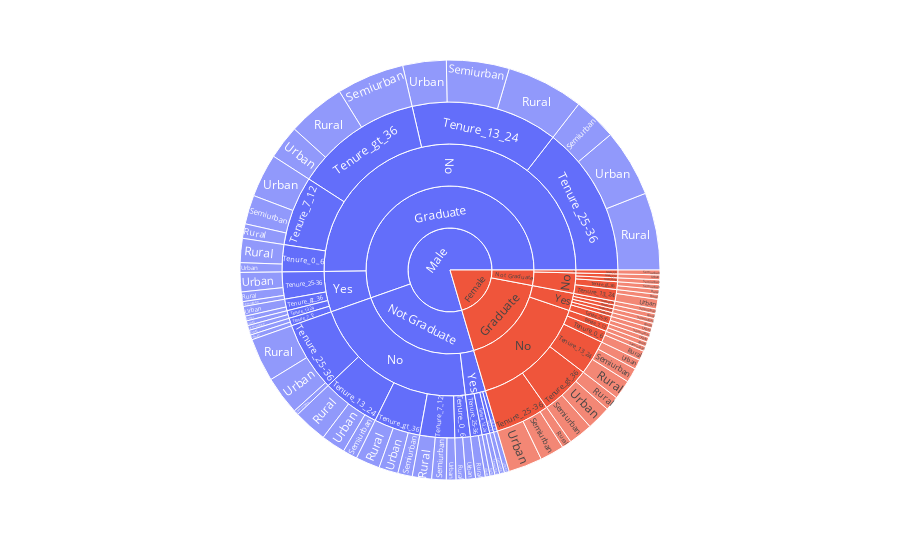

Notebook code for this chart:
### Code cell
fig = px.sunburst(Bank_Yes, path=["Gender",'Education','Self_Employed',
                                    'Tenure_group','Property_Area'])
fig.show()

### Figure 1 — Plotly figure (JSON) as saved in the notebook; plotly's stock layout.template omitted (floating-point values rounded to 4 significant figures)
{"data": [{"branchvalues": "total", "domain": {"x": [0, 1], "y": [0, 1]}, "hovertemplate": "labels=%{label}<br>count=%{value}<br>parent=%{parent}<br>id=%{id}<extra></extra>", "ids": ["Female/Graduate/No/Tenure_0_6/Rural", "Male/Graduate/No/Tenure_0_6/Rural", "Male/Not Graduate/No/Tenure_0_6/Rural", "Female/Graduate/Yes/Tenure_0_6/Rural", "Female/Graduate/No/Tenure_13_24/Rural", "Male/Graduate/No/Tenure_13_24/Rural", "Female/Not Graduate/No/Tenure_13_24/Rural", "Male/Not Graduate/No/Tenure_13_24/Rural", "Male/Graduate/Yes/Tenure_13_24/Rural", "Male/Not Graduate/Yes/Tenure_13_24/Rural", "Female/Graduate/No/Tenure_25-36/Rural", "Male/Graduate/No/Tenure_25-36/Rural", "Male/Not Graduate/No/Tenure_25-36/Rural", "Male/Graduate/Yes/Tenure_25-36/Rural", "Male/Not Graduate/Yes/Tenure_25-36/Rural", "Female/Graduate/No/Tenure_7_12/Rural", "Male/Graduate/No/Tenure_7_12/Rural", "Male/Not Graduate/No/Tenure_7_12/Rural", "Female/Graduate/Yes/Tenure_7_12/Rural", "Male/Graduate/Yes/Tenure_7_12/Rural", "Female/Graduate/No/Tenure_gt_36/Rural", "Male/Graduate/No/Tenure_gt_36/Rural", "Female/Not Graduate/No/Tenure_gt_36/Rural", "Male/Not Graduate/No/Tenure_gt_36/Rural", "Male/Graduate/Yes/Tenure_gt_36/Rural", "Female/Graduate/No/Tenure_0_6/Semiurban", "Female/Not Graduate/Yes/Tenure_0_6/Semiurban", "Female/Graduate/No/Tenure_13_24/Semiurban", "Male/Graduate/No/Tenure_13_24/Semiurban", "Male/Not Graduate/No/Tenure_13_24/Semiurban", "Female/Graduate/Yes/Tenure_13_24/Semiurban", "Male/Graduate/Yes/Tenure_13_24/Semiurban", "Male/Not Graduate/Yes/Tenure_13_24/Semiurban", "Female/Graduate/No/Tenure_25-36/Semiurban", "Male/Graduate/No/Tenure_25-36/Semiurban", "Female/Not Graduate/No/Tenure_25-36/Semiurban", "Male/Not Graduate/No/Tenure_25-36/Semiurban", "Female/Graduate/Yes/Tenure_25-36/Semiurban", "Male/Graduate/Yes/Tenure_25-36/Semiurban", "Male/Graduate/No/Tenure_7_12/Semiurban", "Male/Not Graduate/No/Tenure_7_12/Semiurban", "Male/Not Graduate/Yes/Tenure_7_12/Semiurban", "Female/Graduate/No/Tenure_gt_36/Semiurban", "Male/Graduate/No/Tenure_gt_36/Semiurban", "Female/Not Graduate/No/Tenure_gt_36/Semiurban", "Male/Not Graduate/No/Tenure_gt_36/Semiurban", "Female/Graduate/Yes/Tenure_gt_36/Semiurban", "Male/Graduate/No/Tenure_0_6/Urban", "Male/Not Graduate/No/Tenure_0_6/Urban", "Female/Graduate/No/Tenure_13_24/Urban", "Male/Graduate/No/Tenure_13_24/Urban", "Female/Not Graduate/No/Tenure_13_24/Urban", "Male/Not Graduate/No/Tenure_13_24/Urban", "Female/Graduate/No/Tenure_25-36/Urban", "Male/Graduate/No/Tenure_25-36/Urban", "Male/Not Graduate/No/Tenure_25-36/Urban", "Female/Graduate/Yes/Tenure_25-36/Urban", "Male/Graduate/Yes/Tenure_25-36/Urban", "Male/Not Graduate/Yes/Tenure_25-36/Urban", "Female/Graduate/No/Tenure_7_12/Urban", "Male/Graduate/No/Tenure_7_12/Urban", "Female/Not Graduate/No/Tenure_7_12/Urban", "Male/Not Graduate/No/Tenure_7_12/Urban", "Male/Graduate/Yes/Tenure_7_12/Urban", "Female/Graduate/No/Tenure_gt_36/Urban", "Male/Graduate/No/Tenure_gt_36/Urban", "Male/Not Graduate/No/Tenure_gt_36/Urban", "Male/Graduate/Yes/Tenure_gt_36/Urban", "Male/Not Graduate/Yes/Tenure_gt_36/Urban", "Female/Graduate/No/Tenure_0_6", "Male/Graduate/No/Tenure_0_6", "Male/Not Graduate/No/Tenure_0_6", "Female/Graduate/Yes/Tenure_0_6", "Female/Not Graduate/Yes/Tenure_0_6", "Female/Graduate/No/Tenure_13_24", "Male/Graduate/No/Tenure_13_24", "Female/Not Graduate/No/Tenure_13_24", "Male/Not Graduate/No/Tenure_13_24", "Female/Graduate/Yes/Tenure_13_24", "Male/Graduate/Yes/Tenure_13_24", "Male/Not Graduate/Yes/Tenure_13_24", "Female/Graduate/No/Tenure_25-36", "Male/Graduate/No/Tenure_25-36", "Female/Not Graduate/No/Tenure_25-36", "Male/Not Graduate/No/Tenure_25-36", "Female/Graduate/Yes/Tenure_25-36", "Male/Graduate/Yes/Tenure_25-36", "Male/Not Graduate/Yes/Tenure_25-36", "Female/Graduate/No/Tenure_7_12", "Male/Graduate/No/Tenure_7_12", "Female/Not Graduate/No/Tenure_7_12", "Male/Not Graduate/No/Tenure_7_12", "Female/Graduate/Yes/Tenure_7_12", "Male/Graduate/Yes/Tenure_7_12", "Male/Not Graduate/Yes/Tenure_7_12", "Female/Graduate/No/Tenure_gt_36", "Male/Graduate/No/Tenure_gt_36", "Female/Not Graduate/No/Tenure_gt_36", "Male/Not Graduate/No/Tenure_gt_36", "Female/Graduate/Yes/Tenure_gt_36", "Male/Graduate/Yes/Tenure_gt_36", "Male/Not Graduate/Yes/Tenure_gt_36", "Female/Graduate/No", "Male/Graduate/No", "Female/Not Graduate/No", "Male/Not Graduate/No", "Female/Graduate/Yes", "Male/Graduate/Yes", "Female/Not Graduate/Yes", "Male/Not Graduate/Yes", "Female/Graduate", "Male/Graduate", "Female/Not Graduate", "Male/Not Graduate", "Female", "Male"], "labels": ["Rural", "Rural", "Rural", "Rural", "Rural", "Rural", "Rural", "Rural", "Rural", "Rural", "Rural", "Rural", "Rural", "Rural", "Rural", "Rural", "Rural", "Rural", "Rural", "Rural", "Rural", "Rural", "Rural", "Rural", "Rural", "Semiurban", "Semiurban", "Semiurban", "Semiurban", "Semiurban", "Semiurban", "Semiurban", "Semiurban", "Semiurban", "Semiurban", "Semiurban", "Semiurban", "Semiurban", "Semiurban", "Semiurban", "Semiurban", "Semiurban", "Semiurban", "Semiurban", "Semiurban", "Semiurban", "Semiurban", "Urban", "Urban", "Urban", "Urban", "Urban", "Urban", "Urban", "Urban", "Urban", "Urban", "Urban", "Urban", "Urban", "Urban", "Urban", "Urban", "Urban", "Urban", "Urban", "Urban", "Urban", "Urban", "Tenure_0_6", "Tenure_0_6", "Tenure_0_6", "Tenure_0_6", "Tenure_0_6", "Tenure_13_24", "Tenure_13_24", "Tenure_13_24", "Tenure_13_24", "Tenure_13_24", "Tenure_13_24", "Tenure_13_24", "Tenure_25-36", "Tenure_25-36", "Tenure_25-36", "Tenure_25-36", "Tenure_25-36", "Tenure_25-36", "Tenure_25-36", "Tenure_7_12", "Tenure_7_12", "Tenure_7_12", "Tenure_7_12", "Tenure_7_12", "Tenure_7_12", "Tenure_7_12", "Tenure_gt_36", "Tenure_gt_36", "Tenure_gt_36", "Tenure_gt_36", "Tenure_gt_36", "Tenure_gt_36", "Tenure_gt_36", "No", "No", "No", "No", "Yes", "Yes", "Yes", "Yes", "Graduate", "Graduate", "Not Graduate", "Not Graduate", "Female", "Male"], "name": "", "parents": ["Female/Graduate/No/Tenure_0_6", "Male/Graduate/No/Tenure_0_6", "Male/Not Graduate/No/Tenure_0_6", "Female/Graduate/Yes/Tenure_0_6", "Female/Graduate/No/Tenure_13_24", "Male/Graduate/No/Tenure_13_24", "Female/Not Graduate/No/Tenure_13_24", "Male/Not Graduate/No/Tenure_13_24", "Male/Graduate/Yes/Tenure_13_24", "Male/Not Graduate/Yes/Tenure_13_24", "Female/Graduate/No/Tenure_25-36", "Male/Graduate/No/Tenure_25-36", "Male/Not Graduate/No/Tenure_25-36", "Male/Graduate/Yes/Tenure_25-36", "Male/Not Graduate/Yes/Tenure_25-36", "Female/Graduate/No/Tenure_7_12", "Male/Graduate/No/Tenure_7_12", "Male/Not Graduate/No/Tenure_7_12", "Female/Graduate/Yes/Tenure_7_12", "Male/Graduate/Yes/Tenure_7_12", "Female/Graduate/No/Tenure_gt_36", "Male/Graduate/No/Tenure_gt_36", "Female/Not Graduate/No/Tenure_gt_36", "Male/Not Graduate/No/Tenure_gt_36", "Male/Graduate/Yes/Tenure_gt_36", "Female/Graduate/No/Tenure_0_6", "Female/Not Graduate/Yes/Tenure_0_6", "Female/Graduate/No/Tenure_13_24", "Male/Graduate/No/Tenure_13_24", "Male/Not Graduate/No/Tenure_13_24", "Female/Graduate/Yes/Tenure_13_24", "Male/Graduate/Yes/Tenure_13_24", "Male/Not Graduate/Yes/Tenure_13_24", "Female/Graduate/No/Tenure_25-36", "Male/Graduate/No/Tenure_25-36", "Female/Not Graduate/No/Tenure_25-36", "Male/Not Graduate/No/Tenure_25-36", "Female/Graduate/Yes/Tenure_25-36", "Male/Graduate/Yes/Tenure_25-36", "Male/Graduate/No/Tenure_7_12", "Male/Not Graduate/No/Tenure_7_12", "Male/Not Graduate/Yes/Tenure_7_12", "Female/Graduate/No/Tenure_gt_36", "Male/Graduate/No/Tenure_gt_36", "Female/Not Graduate/No/Tenure_gt_36", "Male/Not Graduate/No/Tenure_gt_36", "Female/Graduate/Yes/Tenure_gt_36", "Male/Graduate/No/Tenure_0_6", "Male/Not Graduate/No/Tenure_0_6", "Female/Graduate/No/Tenure_13_24", "Male/Graduate/No/Tenure_13_24", "Female/Not Graduate/No/Tenure_13_24", "Male/Not Graduate/No/Tenure_13_24", "Female/Graduate/No/Tenure_25-36", "Male/Graduate/No/Tenure_25-36", "Male/Not Graduate/No/Tenure_25-36", "Female/Graduate/Yes/Tenure_25-36", "Male/Graduate/Yes/Tenure_25-36", "Male/Not Graduate/Yes/Tenure_25-36", "Female/Graduate/No/Tenure_7_12", "Male/Graduate/No/Tenure_7_12", "Female/Not Graduate/No/Tenure_7_12", "Male/Not Graduate/No/Tenure_7_12", "Male/Graduate/Yes/Tenure_7_12", "Female/Graduate/No/Tenure_gt_36", "Male/Graduate/No/Tenure_gt_36", "Male/Not Graduate/No/Tenure_gt_36", "Male/Graduate/Yes/Tenure_gt_36", "Male/Not Graduate/Yes/Tenure_gt_36", "Female/Graduate/No", "Male/Graduate/No", "Male/Not Graduate/No", "Female/Graduate/Yes", "Female/Not Graduate/Yes", "Female/Graduate/No", "Male/Graduate/No", "Female/Not Graduate/No", "Male/Not Graduate/No", "Female/Graduate/Yes", "Male/Graduate/Yes", "Male/Not Graduate/Yes", "Female/Graduate/No", "Male/Graduate/No", "Female/Not Graduate/No", "Male/Not Graduate/No", "Female/Graduate/Yes", "Male/Graduate/Yes", "Male/Not Graduate/Yes", "Female/Graduate/No", "Male/Graduate/No", "Female/Not Graduate/No", "Male/Not Graduate/No", "Female/Graduate/Yes", "Male/Graduate/Yes", "Male/Not Graduate/Yes", "Female/Graduate/No", "Male/Graduate/No", "Female/Not Graduate/No", "Male/Not Graduate/No", "Female/Graduate/Yes", "Male/Graduate/Yes", "Male/Not Graduate/Yes", "Female/Graduate", "Male/Graduate", "Female/Not Graduate", "Male/Not Graduate", "Female/Graduate", "Male/Graduate", "Female/Not Graduate", "Male/Not Graduate", "Female", "Male", "Female", "Male", "", ""], "type": "sunburst", "values": [2, 5, 2, 1, 4, 16, 1, 7, 1, 1, 2, 16, 9, 2, 2, 1, 3, 4, 1, 1, 3, 12, 1, 5, 1, 1, 1, 3, 13, 3, 1, 1, 1, 5, 9, 1, 1, 1, 1, 6, 3, 1, 5, 14, 1, 3, 1, 2, 2, 2, 9, 2, 5, 7, 14, 8, 1, 4, 1, 1, 9, 1, 2, 1, 5, 7, 4, 2, 1, 3, 7, 4, 1, 1, 9, 38, 3, 15, 1, 2, 2, 14, 39, 1, 18, 2, 7, 3, 2, 18, 1, 9, 1, 2, 1, 13, 33, 2, 12, 1, 3, 1, 41, 135, 7, 58, 6, 14, 1, 7, 47, 149, 8, 65, 55, 214]}], "layout": {"legend": {"tracegroupgap": 0}, "margin": {"t": 60}}}
